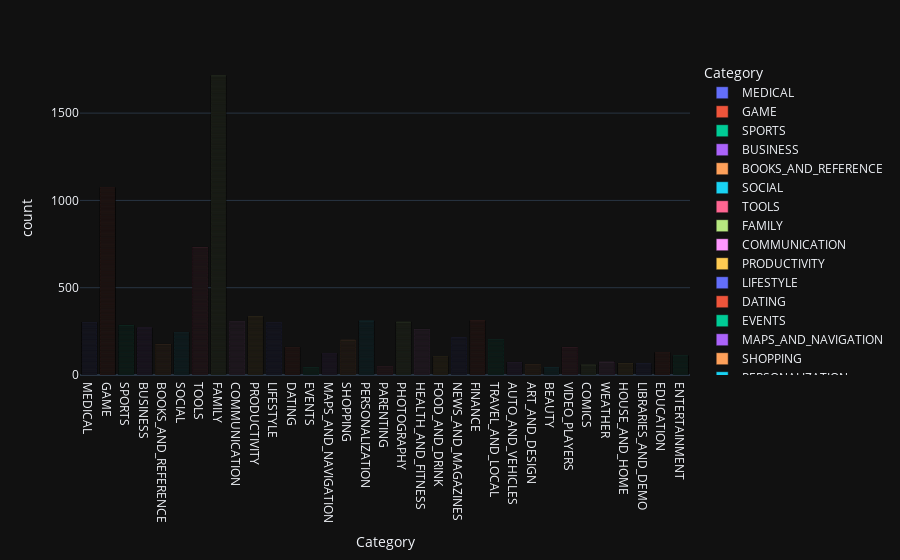

This figure's notebook cell:
### Markdown cell above
# Plotly Bar Charts & Scatter Plots: Analysing App Categories

### Code cell
fig = px.bar(sub_250, x='Category', color='Category')
fig.show()

### Figure 1 — Plotly figure (JSON) as saved in the notebook; plotly's stock layout.template omitted (floating-point values rounded to 4 significant figures; data arrays with more than 128 entries replaced by an {"elided": "..."} marker saying what was removed)
{"data": [{"alignmentgroup": "True", "hovertemplate": "Category=%{x}<br>count=%{y}<extra></extra>", "legendgroup": "MEDICAL", "marker": {"color": "#636efa", "pattern": {"shape": ""}}, "name": "MEDICAL", "offsetgroup": "MEDICAL", "orientation": "v", "showlegend": true, "textposition": "auto", "type": "bar", "x": {"elided": "302 str values"}, "xaxis": "x", "y": {"elided": "302 int values"}, "yaxis": "y"}, {"alignmentgroup": "True", "hovertemplate": "Category=%{x}<br>count=%{y}<extra></extra>", "legendgroup": "GAME", "marker": {"color": "#EF553B", "pattern": {"shape": ""}}, "name": "GAME", "offsetgroup": "GAME", "orientation": "v", "showlegend": true, "textposition": "auto", "type": "bar", "x": {"elided": "1074 str values"}, "xaxis": "x", "y": {"elided": "1074 int values"}, "yaxis": "y"}, {"alignmentgroup": "True", "hovertemplate": "Category=%{x}<br>count=%{y}<extra></extra>", "legendgroup": "SPORTS", "marker": {"color": "#00cc96", "pattern": {"shape": ""}}, "name": "SPORTS", "offsetgroup": "SPORTS", "orientation": "v", "showlegend": true, "textposition": "auto", "type": "bar", "x": {"elided": "286 str values"}, "xaxis": "x", "y": {"elided": "286 int values"}, "yaxis": "y"}, {"alignmentgroup": "True", "hovertemplate": "Category=%{x}<br>count=%{y}<extra></extra>", "legendgroup": "BUSINESS", "marker": {"color": "#ab63fa", "pattern": {"shape": ""}}, "name": "BUSINESS", "offsetgroup": "BUSINESS", "orientation": "v", "showlegend": true, "textposition": "auto", "type": "bar", "x": {"elided": "270 str values"}, "xaxis": "x", "y": {"elided": "270 int values"}, "yaxis": "y"}, {"alignmentgroup": "True", "hovertemplate": "Category=%{x}<br>count=%{y}<extra></extra>", "legendgroup": "BOOKS_AND_REFERENCE", "marker": {"color": "#FFA15A", "pattern": {"shape": ""}}, "name": "BOOKS_AND_REFERENCE", "offsetgroup": "BOOKS_AND_REFERENCE", "orientation": "v", "showlegend": true, "textposition": "auto", "type": "bar", "x": {"elided": "177 str values"}, "xaxis": "x", "y": {"elided": "177 int values"}, "yaxis": "y"}, {"alignmentgroup": "True", "hovertemplate": "Category=%{x}<br>count=%{y}<extra></extra>", "legendgroup": "SOCIAL", "marker": {"color": "#19d3f3", "pattern": {"shape": ""}}, "name": "SOCIAL", "offsetgroup": "SOCIAL", "orientation": "v", "showlegend": true, "textposition": "auto", "type": "bar", "x": {"elided": "244 str values"}, "xaxis": "x", "y": {"elided": "244 int values"}, "yaxis": "y"}, {"alignmentgroup": "True", "hovertemplate": "Category=%{x}<br>count=%{y}<extra></extra>", "legendgroup": "TOOLS", "marker": {"color": "#FF6692", "pattern": {"shape": ""}}, "name": "TOOLS", "offsetgroup": "TOOLS", "orientation": "v", "showlegend": true, "textposition": "auto", "type": "bar", "x": {"elided": "733 str values"}, "xaxis": "x", "y": {"elided": "733 int values"}, "yaxis": "y"}, {"alignmentgroup": "True", "hovertemplate": "Category=%{x}<br>count=%{y}<extra></extra>", "legendgroup": "FAMILY", "marker": {"color": "#B6E880", "pattern": {"shape": ""}}, "name": "FAMILY", "offsetgroup": "FAMILY", "orientation": "v", "showlegend": true, "textposition": "auto", "type": "bar", "x": {"elided": "1714 str values"}, "xaxis": "x", "y": {"elided": "1714 int values"}, "yaxis": "y"}, {"alignmentgroup": "True", "hovertemplate": "Category=%{x}<br>count=%{y}<extra></extra>", "legendgroup": "COMMUNICATION", "marker": {"color": "#FF97FF", "pattern": {"shape": ""}}, "name": "COMMUNICATION", "offsetgroup": "COMMUNICATION", "orientation": "v", "showlegend": true, "textposition": "auto", "type": "bar", "x": {"elided": "307 str values"}, "xaxis": "x", "y": {"elided": "307 int values"}, "yaxis": "y"}, {"alignmentgroup": "True", "hovertemplate": "Category=%{x}<br>count=%{y}<extra></extra>", "legendgroup": "PRODUCTIVITY", "marker": {"color": "#FECB52", "pattern": {"shape": ""}}, "name": "PRODUCTIVITY", "offsetgroup": "PRODUCTIVITY", "orientation": "v", "showlegend": true, "textposition": "auto", "type": "bar", "x": {"elided": "334 str values"}, "xaxis": "x", "y": {"elided": "334 int values"}, "yaxis": "y"}, {"alignmentgroup": "True", "hovertemplate": "Category=%{x}<br>count=%{y}<extra></extra>", "legendgroup": "LIFESTYLE", "marker": {"color": "#636efa", "pattern": {"shape": ""}}, "name": "LIFESTYLE", "offsetgroup": "LIFESTYLE", "orientation": "v", "showlegend": true, "textposition": "auto", "type": "bar", "x": {"elided": "301 str values"}, "xaxis": "x", "y": {"elided": "301 int values"}, "yaxis": "y"}, {"alignmentgroup": "True", "hovertemplate": "Category=%{x}<br>count=%{y}<extra></extra>", "legendgroup": "DATING", "marker": {"color": "#EF553B", "pattern": {"shape": ""}}, "name": "DATING", "offsetgroup": "DATING", "orientation": "v", "showlegend": true, "textposition": "auto", "type": "bar", "x": {"elided": "159 str values"}, "xaxis": "x", "y": {"elided": "159 int values"}, "yaxis": "y"}, {"alignmentgroup": "True", "hovertemplate": "Category=%{x}<br>count=%{y}<extra></extra>", "legendgroup": "EVENTS", "marker": {"color": "#00cc96", "pattern": {"shape": ""}}, "name": "EVENTS", "offsetgroup": "EVENTS", "orientation": "v", "showlegend": true, "textposition": "auto", "type": "bar", "x": ["EVENTS", "EVENTS", "EVENTS", "EVENTS", "EVENTS", "EVENTS", "EVENTS", "EVENTS", "EVENTS", "EVENTS", "EVENTS", "EVENTS", "EVENTS", "EVENTS", "EVENTS", "EVENTS", "EVENTS", "EVENTS", "EVENTS", "EVENTS", "EVENTS", "EVENTS", "EVENTS", "EVENTS", "EVENTS", "EVENTS", "EVENTS", "EVENTS", "EVENTS", "EVENTS", "EVENTS", "EVENTS", "EVENTS", "EVENTS", "EVENTS", "EVENTS", "EVENTS", "EVENTS", "EVENTS", "EVENTS", "EVENTS", "EVENTS", "EVENTS", "EVENTS", "EVENTS"], "xaxis": "x", "y": [1, 1, 1, 1, 1, 1, 1, 1, 1, 1, 1, 1, 1, 1, 1, 1, 1, 1, 1, 1, 1, 1, 1, 1, 1, 1, 1, 1, 1, 1, 1, 1, 1, 1, 1, 1, 1, 1, 1, 1, 1, 1, 1, 1, 1], "yaxis": "y"}, {"alignmentgroup": "True", "hovertemplate": "Category=%{x}<br>count=%{y}<extra></extra>", "legendgroup": "MAPS_AND_NAVIGATION", "marker": {"color": "#ab63fa", "pattern": {"shape": ""}}, "name": "MAPS_AND_NAVIGATION", "offsetgroup": "MAPS_AND_NAVIGATION", "orientation": "v", "showlegend": true, "textposition": "auto", "type": "bar", "x": ["MAPS_AND_NAVIGATION", "MAPS_AND_NAVIGATION", "MAPS_AND_NAVIGATION", "MAPS_AND_NAVIGATION", "MAPS_AND_NAVIGATION", "MAPS_AND_NAVIGATION", "MAPS_AND_NAVIGATION", "MAPS_AND_NAVIGATION", "MAPS_AND_NAVIGATION", "MAPS_AND_NAVIGATION", "MAPS_AND_NAVIGATION", "MAPS_AND_NAVIGATION", "MAPS_AND_NAVIGATION", "MAPS_AND_NAVIGATION", "MAPS_AND_NAVIGATION", "MAPS_AND_NAVIGATION", "MAPS_AND_NAVIGATION", "MAPS_AND_NAVIGATION", "MAPS_AND_NAVIGATION", "MAPS_AND_NAVIGATION", "MAPS_AND_NAVIGATION", "MAPS_AND_NAVIGATION", "MAPS_AND_NAVIGATION", "MAPS_AND_NAVIGATION", "MAPS_AND_NAVIGATION", "MAPS_AND_NAVIGATION", "MAPS_AND_NAVIGATION", "MAPS_AND_NAVIGATION", "MAPS_AND_NAVIGATION", "MAPS_AND_NAVIGATION", "MAPS_AND_NAVIGATION", "MAPS_AND_NAVIGATION", "MAPS_AND_NAVIGATION", "MAPS_AND_NAVIGATION", "MAPS_AND_NAVIGATION", "MAPS_AND_NAVIGATION", "MAPS_AND_NAVIGATION", "MAPS_AND_NAVIGATION", "MAPS_AND_NAVIGATION", "MAPS_AND_NAVIGATION", "MAPS_AND_NAVIGATION", "MAPS_AND_NAVIGATION", "MAPS_AND_NAVIGATION", "MAPS_AND_NAVIGATION", "MAPS_AND_NAVIGATION", "MAPS_AND_NAVIGATION", "MAPS_AND_NAVIGATION", "MAPS_AND_NAVIGATION", "MAPS_AND_NAVIGATION", "MAPS_AND_NAVIGATION", "MAPS_AND_NAVIGATION", "MAPS_AND_NAVIGATION", "MAPS_AND_NAVIGATION", "MAPS_AND_NAVIGATION", "MAPS_AND_NAVIGATION", "MAPS_AND_NAVIGATION", "MAPS_AND_NAVIGATION", "MAPS_AND_NAVIGATION", "MAPS_AND_NAVIGATION", "MAPS_AND_NAVIGATION", "MAPS_AND_NAVIGATION", "MAPS_AND_NAVIGATION", "MAPS_AND_NAVIGATION", "MAPS_AND_NAVIGATION", "MAPS_AND_NAVIGATION", "MAPS_AND_NAVIGATION", "MAPS_AND_NAVIGATION", "MAPS_AND_NAVIGATION", "MAPS_AND_NAVIGATION", "MAPS_AND_NAVIGATION", "MAPS_AND_NAVIGATION", "MAPS_AND_NAVIGATION", "MAPS_AND_NAVIGATION", "MAPS_AND_NAVIGATION", "MAPS_AND_NAVIGATION", "MAPS_AND_NAVIGATION", "MAPS_AND_NAVIGATION", "MAPS_AND_NAVIGATION", "MAPS_AND_NAVIGATION", "MAPS_AND_NAVIGATION", "MAPS_AND_NAVIGATION", "MAPS_AND_NAVIGATION", "MAPS_AND_NAVIGATION", "MAPS_AND_NAVIGATION", "MAPS_AND_NAVIGATION", "MAPS_AND_NAVIGATION", "MAPS_AND_NAVIGATION", "MAPS_AND_NAVIGATION", "MAPS_AND_NAVIGATION", "MAPS_AND_NAVIGATION", "MAPS_AND_NAVIGATION", "MAPS_AND_NAVIGATION", "MAPS_AND_NAVIGATION", "MAPS_AND_NAVIGATION", "MAPS_AND_NAVIGATION", "MAPS_AND_NAVIGATION", "MAPS_AND_NAVIGATION", "MAPS_AND_NAVIGATION", "MAPS_AND_NAVIGATION", "MAPS_AND_NAVIGATION", "MAPS_AND_NAVIGATION", "MAPS_AND_NAVIGATION", "MAPS_AND_NAVIGATION", "MAPS_AND_NAVIGATION", "MAPS_AND_NAVIGATION", "MAPS_AND_NAVIGATION", "MAPS_AND_NAVIGATION", "MAPS_AND_NAVIGATION", "MAPS_AND_NAVIGATION", "MAPS_AND_NAVIGATION", "MAPS_AND_NAVIGATION", "MAPS_AND_NAVIGATION", "MAPS_AND_NAVIGATION", "MAPS_AND_NAVIGATION", "MAPS_AND_NAVIGATION", "MAPS_AND_NAVIGATION", "MAPS_AND_NAVIGATION", "MAPS_AND_NAVIGATION", "MAPS_AND_NAVIGATION", "MAPS_AND_NAVIGATION", "MAPS_AND_NAVIGATION", "MAPS_AND_NAVIGATION", "MAPS_AND_NAVIGATION", "MAPS_AND_NAVIGATION"], "xaxis": "x", "y": [1, 1, 1, 1, 1, 1, 1, 1, 1, 1, 1, 1, 1, 1, 1, 1, 1, 1, 1, 1, 1, 1, 1, 1, 1, 1, 1, 1, 1, 1, 1, 1, 1, 1, 1, 1, 1, 1, 1, 1, 1, 1, 1, 1, 1, 1, 1, 1, 1, 1, 1, 1, 1, 1, 1, 1, 1, 1, 1, 1, 1, 1, 1, 1, 1, 1, 1, 1, 1, 1, 1, 1, 1, 1, 1, 1, 1, 1, 1, 1, 1, 1, 1, 1, 1, 1, 1, 1, 1, 1, 1, 1, 1, 1, 1, 1, 1, 1, 1, 1, 1, 1, 1, 1, 1, 1, 1, 1, 1, 1, 1, 1, 1, 1, 1, 1, 1, 1, 1, 1, 1, 1, 1, 1], "yaxis": "y"}, {"alignmentgroup": "True", "hovertemplate": "Category=%{x}<br>count=%{y}<extra></extra>", "legendgroup": "SHOPPING", "marker": {"color": "#FFA15A", "pattern": {"shape": ""}}, "name": "SHOPPING", "offsetgroup": "SHOPPING", "orientation": "v", "showlegend": true, "textposition": "auto", "type": "bar", "x": {"elided": "201 str values"}, "xaxis": "x", "y": {"elided": "201 int values"}, "yaxis": "y"}, {"alignmentgroup": "True", "hovertemplate": "Category=%{x}<br>count=%{y}<extra></extra>", "legendgroup": "PERSONALIZATION", "marker": {"color": "#19d3f3", "pattern": {"shape": ""}}, "name": "PERSONALIZATION", "offsetgroup": "PERSONALIZATION", "orientation": "v", "showlegend": true, "textposition": "auto", "type": "bar", "x": {"elided": "310 str values"}, "xaxis": "x", "y": {"elided": "310 int values"}, "yaxis": "y"}, {"alignmentgroup": "True", "hovertemplate": "Category=%{x}<br>count=%{y}<extra></extra>", "legendgroup": "PARENTING", "marker": {"color": "#FF6692", "pattern": {"shape": ""}}, "name": "PARENTING", "offsetgroup": "PARENTING", "orientation": "v", "showlegend": true, "textposition": "auto", "type": "bar", "x": ["PARENTING", "PARENTING", "PARENTING", "PARENTING", "PARENTING", "PARENTING", "PARENTING", "PARENTING", "PARENTING", "PARENTING", "PARENTING", "PARENTING", "PARENTING", "PARENTING", "PARENTING", "PARENTING", "PARENTING", "PARENTING", "PARENTING", "PARENTING", "PARENTING", "PARENTING", "PARENTING", "PARENTING", "PARENTING", "PARENTING", "PARENTING", "PARENTING", "PARENTING", "PARENTING", "PARENTING", "PARENTING", "PARENTING", "PARENTING", "PARENTING", "PARENTING", "PARENTING", "PARENTING", "PARENTING", "PARENTING", "PARENTING", "PARENTING", "PARENTING", "PARENTING", "PARENTING", "PARENTING", "PARENTING", "PARENTING", "PARENTING", "PARENTING"], "xaxis": "x", "y": [1, 1, 1, 1, 1, 1, 1, 1, 1, 1, 1, 1, 1, 1, 1, 1, 1, 1, 1, 1, 1, 1, 1, 1, 1, 1, 1, 1, 1, 1, 1, 1, 1, 1, 1, 1, 1, 1, 1, 1, 1, 1, 1, 1, 1, 1, 1, 1, 1, 1], "yaxis": "y"}, {"alignmentgroup": "True", "hovertemplate": "Category=%{x}<br>count=%{y}<extra></extra>", "legendgroup": "PHOTOGRAPHY", "marker": {"color": "#B6E880", "pattern": {"shape": ""}}, "name": "PHOTOGRAPHY", "offsetgroup": "PHOTOGRAPHY", "orientation": "v", "showlegend": true, "textposition": "auto", "type": "bar", "x": {"elided": "304 str values"}, "xaxis": "x", "y": {"elided": "304 int values"}, "yaxis": "y"}, {"alignmentgroup": "True", "hovertemplate": "Category=%{x}<br>count=%{y}<extra></extra>", "legendgroup": "HEALTH_AND_FITNESS", "marker": {"color": "#FF97FF", "pattern": {"shape": ""}}, "name": "HEALTH_AND_FITNESS", "offsetgroup": "HEALTH_AND_FITNESS", "orientation": "v", "showlegend": true, "textposition": "auto", "type": "bar", "x": {"elided": "262 str values"}, "xaxis": "x", "y": {"elided": "262 int values"}, "yaxis": "y"}, {"alignmentgroup": "True", "hovertemplate": "Category=%{x}<br>count=%{y}<extra></extra>", "legendgroup": "FOOD_AND_DRINK", "marker": {"color": "#FECB52", "pattern": {"shape": ""}}, "name": "FOOD_AND_DRINK", "offsetgroup": "FOOD_AND_DRINK", "orientation": "v", "showlegend": true, "textposition": "auto", "type": "bar", "x": ["FOOD_AND_DRINK", "FOOD_AND_DRINK", "FOOD_AND_DRINK", "FOOD_AND_DRINK", "FOOD_AND_DRINK", "FOOD_AND_DRINK", "FOOD_AND_DRINK", "FOOD_AND_DRINK", "FOOD_AND_DRINK", "FOOD_AND_DRINK", "FOOD_AND_DRINK", "FOOD_AND_DRINK", "FOOD_AND_DRINK", "FOOD_AND_DRINK", "FOOD_AND_DRINK", "FOOD_AND_DRINK", "FOOD_AND_DRINK", "FOOD_AND_DRINK", "FOOD_AND_DRINK", "FOOD_AND_DRINK", "FOOD_AND_DRINK", "FOOD_AND_DRINK", "FOOD_AND_DRINK", "FOOD_AND_DRINK", "FOOD_AND_DRINK", "FOOD_AND_DRINK", "FOOD_AND_DRINK", "FOOD_AND_DRINK", "FOOD_AND_DRINK", "FOOD_AND_DRINK", "FOOD_AND_DRINK", "FOOD_AND_DRINK", "FOOD_AND_DRINK", "FOOD_AND_DRINK", "FOOD_AND_DRINK", "FOOD_AND_DRINK", "FOOD_AND_DRINK", "FOOD_AND_DRINK", "FOOD_AND_DRINK", "FOOD_AND_DRINK", "FOOD_AND_DRINK", "FOOD_AND_DRINK", "FOOD_AND_DRINK", "FOOD_AND_DRINK", "FOOD_AND_DRINK", "FOOD_AND_DRINK", "FOOD_AND_DRINK", "FOOD_AND_DRINK", "FOOD_AND_DRINK", "FOOD_AND_DRINK", "FOOD_AND_DRINK", "FOOD_AND_DRINK", "FOOD_AND_DRINK", "FOOD_AND_DRINK", "FOOD_AND_DRINK", "FOOD_AND_DRINK", "FOOD_AND_DRINK", "FOOD_AND_DRINK", "FOOD_AND_DRINK", "FOOD_AND_DRINK", "FOOD_AND_DRINK", "FOOD_AND_DRINK", "FOOD_AND_DRINK", "FOOD_AND_DRINK", "FOOD_AND_DRINK", "FOOD_AND_DRINK", "FOOD_AND_DRINK", "FOOD_AND_DRINK", "FOOD_AND_DRINK", "FOOD_AND_DRINK", "FOOD_AND_DRINK", "FOOD_AND_DRINK", "FOOD_AND_DRINK", "FOOD_AND_DRINK", "FOOD_AND_DRINK", "FOOD_AND_DRINK", "FOOD_AND_DRINK", "FOOD_AND_DRINK", "FOOD_AND_DRINK", "FOOD_AND_DRINK", "FOOD_AND_DRINK", "FOOD_AND_DRINK", "FOOD_AND_DRINK", "FOOD_AND_DRINK", "FOOD_AND_DRINK", "FOOD_AND_DRINK", "FOOD_AND_DRINK", "FOOD_AND_DRINK", "FOOD_AND_DRINK", "FOOD_AND_DRINK", "FOOD_AND_DRINK", "FOOD_AND_DRINK", "FOOD_AND_DRINK", "FOOD_AND_DRINK", "FOOD_AND_DRINK", "FOOD_AND_DRINK", "FOOD_AND_DRINK", "FOOD_AND_DRINK", "FOOD_AND_DRINK", "FOOD_AND_DRINK", "FOOD_AND_DRINK", "FOOD_AND_DRINK", "FOOD_AND_DRINK", "FOOD_AND_DRINK", "FOOD_AND_DRINK", "FOOD_AND_DRINK"], "xaxis": "x", "y": [1, 1, 1, 1, 1, 1, 1, 1, 1, 1, 1, 1, 1, 1, 1, 1, 1, 1, 1, 1, 1, 1, 1, 1, 1, 1, 1, 1, 1, 1, 1, 1, 1, 1, 1, 1, 1, 1, 1, 1, 1, 1, 1, 1, 1, 1, 1, 1, 1, 1, 1, 1, 1, 1, 1, 1, 1, 1, 1, 1, 1, 1, 1, 1, 1, 1, 1, 1, 1, 1, 1, 1, 1, 1, 1, 1, 1, 1, 1, 1, 1, 1, 1, 1, 1, 1, 1, 1, 1, 1, 1, 1, 1, 1, 1, 1, 1, 1, 1, 1, 1, 1, 1, 1, 1, 1], "yaxis": "y"}, {"alignmentgroup": "True", "hovertemplate": "Category=%{x}<br>count=%{y}<extra></extra>", "legendgroup": "NEWS_AND_MAGAZINES", "marker": {"color": "#636efa", "pattern": {"shape": ""}}, "name": "NEWS_AND_MAGAZINES", "offsetgroup": "NEWS_AND_MAGAZINES", "orientation": "v", "showlegend": true, "textposition": "auto", "type": "bar", "x": {"elided": "214 str values"}, "xaxis": "x", "y": {"elided": "214 int values"}, "yaxis": "y"}, {"alignmentgroup": "True", "hovertemplate": "Category=%{x}<br>count=%{y}<extra></extra>", "legendgroup": "FINANCE", "marker": {"color": "#EF553B", "pattern": {"shape": ""}}, "name": "FINANCE", "offsetgroup": "FINANCE", "orientation": "v", "showlegend": true, "textposition": "auto", "type": "bar", "x": {"elided": "311 str values"}, "xaxis": "x", "y": {"elided": "311 int values"}, "yaxis": "y"}, {"alignmentgroup": "True", "hovertemplate": "Category=%{x}<br>count=%{y}<extra></extra>", "legendgroup": "TRAVEL_AND_LOCAL", "marker": {"color": "#00cc96", "pattern": {"shape": ""}}, "name": "TRAVEL_AND_LOCAL", "offsetgroup": "TRAVEL_AND_LOCAL", "orientation": "v", "showlegend": true, "textposition": "auto", "type": "bar", "x": {"elided": "205 str values"}, "xaxis": "x", "y": {"elided": "205 int values"}, "yaxis": "y"}, {"alignmentgroup": "True", "hovertemplate": "Category=%{x}<br>count=%{y}<extra></extra>", "legendgroup": "AUTO_AND_VEHICLES", "marker": {"color": "#ab63fa", "pattern": {"shape": ""}}, "name": "AUTO_AND_VEHICLES", "offsetgroup": "AUTO_AND_VEHICLES", "orientation": "v", "showlegend": true, "textposition": "auto", "type": "bar", "x": ["AUTO_AND_VEHICLES", "AUTO_AND_VEHICLES", "AUTO_AND_VEHICLES", "AUTO_AND_VEHICLES", "AUTO_AND_VEHICLES", "AUTO_AND_VEHICLES", "AUTO_AND_VEHICLES", "AUTO_AND_VEHICLES", "AUTO_AND_VEHICLES", "AUTO_AND_VEHICLES", "AUTO_AND_VEHICLES", "AUTO_AND_VEHICLES", "AUTO_AND_VEHICLES", "AUTO_AND_VEHICLES", "AUTO_AND_VEHICLES", "AUTO_AND_VEHICLES", "AUTO_AND_VEHICLES", "AUTO_AND_VEHICLES", "AUTO_AND_VEHICLES", "AUTO_AND_VEHICLES", "AUTO_AND_VEHICLES", "AUTO_AND_VEHICLES", "AUTO_AND_VEHICLES", "AUTO_AND_VEHICLES", "AUTO_AND_VEHICLES", "AUTO_AND_VEHICLES", "AUTO_AND_VEHICLES", "AUTO_AND_VEHICLES", "AUTO_AND_VEHICLES", "AUTO_AND_VEHICLES", "AUTO_AND_VEHICLES", "AUTO_AND_VEHICLES", "AUTO_AND_VEHICLES", "AUTO_AND_VEHICLES", "AUTO_AND_VEHICLES", "AUTO_AND_VEHICLES", "AUTO_AND_VEHICLES", "AUTO_AND_VEHICLES", "AUTO_AND_VEHICLES", "AUTO_AND_VEHICLES", "AUTO_AND_VEHICLES", "AUTO_AND_VEHICLES", "AUTO_AND_VEHICLES", "AUTO_AND_VEHICLES", "AUTO_AND_VEHICLES", "AUTO_AND_VEHICLES", "AUTO_AND_VEHICLES", "AUTO_AND_VEHICLES", "AUTO_AND_VEHICLES", "AUTO_AND_VEHICLES", "AUTO_AND_VEHICLES", "AUTO_AND_VEHICLES", "AUTO_AND_VEHICLES", "AUTO_AND_VEHICLES", "AUTO_AND_VEHICLES", "AUTO_AND_VEHICLES", "AUTO_AND_VEHICLES", "AUTO_AND_VEHICLES", "AUTO_AND_VEHICLES", "AUTO_AND_VEHICLES", "AUTO_AND_VEHICLES", "AUTO_AND_VEHICLES", "AUTO_AND_VEHICLES", "AUTO_AND_VEHICLES", "AUTO_AND_VEHICLES", "AUTO_AND_VEHICLES", "AUTO_AND_VEHICLES", "AUTO_AND_VEHICLES", "AUTO_AND_VEHICLES", "AUTO_AND_VEHICLES", "AUTO_AND_VEHICLES", "AUTO_AND_VEHICLES", "AUTO_AND_VEHICLES"], "xaxis": "x", "y": [1, 1, 1, 1, 1, 1, 1, 1, 1, 1, 1, 1, 1, 1, 1, 1, 1, 1, 1, 1, 1, 1, 1, 1, 1, 1, 1, 1, 1, 1, 1, 1, 1, 1, 1, 1, 1, 1, 1, 1, 1, 1, 1, 1, 1, 1, 1, 1, 1, 1, 1, 1, 1, 1, 1, 1, 1, 1, 1, 1, 1, 1, 1, 1, 1, 1, 1, 1, 1, 1, 1, 1, 1], "yaxis": "y"}, {"alignmentgroup": "True", "hovertemplate": "Category=%{x}<br>count=%{y}<extra></extra>", "legendgroup": "ART_AND_DESIGN", "marker": {"color": "#FFA15A", "pattern": {"shape": ""}}, "name": "ART_AND_DESIGN", "offsetgroup": "ART_AND_DESIGN", "orientation": "v", "showlegend": true, "textposition": "auto", "type": "bar", "x": ["ART_AND_DESIGN", "ART_AND_DESIGN", "ART_AND_DESIGN", "ART_AND_DESIGN", "ART_AND_DESIGN", "ART_AND_DESIGN", "ART_AND_DESIGN", "ART_AND_DESIGN", "ART_AND_DESIGN", "ART_AND_DESIGN", "ART_AND_DESIGN", "ART_AND_DESIGN", "ART_AND_DESIGN", "ART_AND_DESIGN", "ART_AND_DESIGN", "ART_AND_DESIGN", "ART_AND_DESIGN", "ART_AND_DESIGN", "ART_AND_DESIGN", "ART_AND_DESIGN", "ART_AND_DESIGN", "ART_AND_DESIGN", "ART_AND_DESIGN", "ART_AND_DESIGN", "ART_AND_DESIGN", "ART_AND_DESIGN", "ART_AND_DESIGN", "ART_AND_DESIGN", "ART_AND_DESIGN", "ART_AND_DESIGN", "ART_AND_DESIGN", "ART_AND_DESIGN", "ART_AND_DESIGN", "ART_AND_DESIGN", "ART_AND_DESIGN", "ART_AND_DESIGN", "ART_AND_DESIGN", "ART_AND_DESIGN", "ART_AND_DESIGN", "ART_AND_DESIGN", "ART_AND_DESIGN", "ART_AND_DESIGN", "ART_AND_DESIGN", "ART_AND_DESIGN", "ART_AND_DESIGN", "ART_AND_DESIGN", "ART_AND_DESIGN", "ART_AND_DESIGN", "ART_AND_DESIGN", "ART_AND_DESIGN", "ART_AND_DESIGN", "ART_AND_DESIGN", "ART_AND_DESIGN", "ART_AND_DESIGN", "ART_AND_DESIGN", "ART_AND_DESIGN", "ART_AND_DESIGN", "ART_AND_DESIGN", "ART_AND_DESIGN", "ART_AND_DESIGN", "ART_AND_DESIGN", "ART_AND_DESIGN"], "xaxis": "x", "y": [1, 1, 1, 1, 1, 1, 1, 1, 1, 1, 1, 1, 1, 1, 1, 1, 1, 1, 1, 1, 1, 1, 1, 1, 1, 1, 1, 1, 1, 1, 1, 1, 1, 1, 1, 1, 1, 1, 1, 1, 1, 1, 1, 1, 1, 1, 1, 1, 1, 1, 1, 1, 1, 1, 1, 1, 1, 1, 1, 1, 1, 1], "yaxis": "y"}, {"alignmentgroup": "True", "hovertemplate": "Category=%{x}<br>count=%{y}<extra></extra>", "legendgroup": "BEAUTY", "marker": {"color": "#19d3f3", "pattern": {"shape": ""}}, "name": "BEAUTY", "offsetgroup": "BEAUTY", "orientation": "v", "showlegend": true, "textposition": "auto", "type": "bar", "x": ["BEAUTY", "BEAUTY", "BEAUTY", "BEAUTY", "BEAUTY", "BEAUTY", "BEAUTY", "BEAUTY", "BEAUTY", "BEAUTY", "BEAUTY", "BEAUTY", "BEAUTY", "BEAUTY", "BEAUTY", "BEAUTY", "BEAUTY", "BEAUTY", "BEAUTY", "BEAUTY", "BEAUTY", "BEAUTY", "BEAUTY", "BEAUTY", "BEAUTY", "BEAUTY", "BEAUTY", "BEAUTY", "BEAUTY", "BEAUTY", "BEAUTY", "BEAUTY", "BEAUTY", "BEAUTY", "BEAUTY", "BEAUTY", "BEAUTY", "BEAUTY", "BEAUTY", "BEAUTY", "BEAUTY", "BEAUTY"], "xaxis": "x", "y": [1, 1, 1, 1, 1, 1, 1, 1, 1, 1, 1, 1, 1, 1, 1, 1, 1, 1, 1, 1, 1, 1, 1, 1, 1, 1, 1, 1, 1, 1, 1, 1, 1, 1, 1, 1, 1, 1, 1, 1, 1, 1], "yaxis": "y"}, {"alignmentgroup": "True", "hovertemplate": "Category=%{x}<br>count=%{y}<extra></extra>", "legendgroup": "VIDEO_PLAYERS", "marker": {"color": "#FF6692", "pattern": {"shape": ""}}, "name": "VIDEO_PLAYERS", "offsetgroup": "VIDEO_PLAYERS", "orientation": "v", "showlegend": true, "textposition": "auto", "type": "bar", "x": {"elided": "160 str values"}, "xaxis": "x", "y": {"elided": "160 int values"}, "yaxis": "y"}, {"alignmentgroup": "True", "hovertemplate": "Category=%{x}<br>count=%{y}<extra></extra>", "legendgroup": "COMICS", "marker": {"color": "#B6E880", "pattern": {"shape": ""}}, "name": "COMICS", "offsetgroup": "COMICS", "orientation": "v", "showlegend": true, "textposition": "auto", "type": "bar", "x": ["COMICS", "COMICS", "COMICS", "COMICS", "COMICS", "COMICS", "COMICS", "COMICS", "COMICS", "COMICS", "COMICS", "COMICS", "COMICS", "COMICS", "COMICS", "COMICS", "COMICS", "COMICS", "COMICS", "COMICS", "COMICS", "COMICS", "COMICS", "COMICS", "COMICS", "COMICS", "COMICS", "COMICS", "COMICS", "COMICS", "COMICS", "COMICS", "COMICS", "COMICS", "COMICS", "COMICS", "COMICS", "COMICS", "COMICS", "COMICS", "COMICS", "COMICS", "COMICS", "COMICS", "COMICS", "COMICS", "COMICS", "COMICS", "COMICS", "COMICS", "COMICS", "COMICS", "COMICS", "COMICS", "COMICS", "COMICS", "COMICS", "COMICS"], "xaxis": "x", "y": [1, 1, 1, 1, 1, 1, 1, 1, 1, 1, 1, 1, 1, 1, 1, 1, 1, 1, 1, 1, 1, 1, 1, 1, 1, 1, 1, 1, 1, 1, 1, 1, 1, 1, 1, 1, 1, 1, 1, 1, 1, 1, 1, 1, 1, 1, 1, 1, 1, 1, 1, 1, 1, 1, 1, 1, 1, 1], "yaxis": "y"}, {"alignmentgroup": "True", "hovertemplate": "Category=%{x}<br>count=%{y}<extra></extra>", "legendgroup": "WEATHER", "marker": {"color": "#FF97FF", "pattern": {"shape": ""}}, "name": "WEATHER", "offsetgroup": "WEATHER", "orientation": "v", "showlegend": true, "textposition": "auto", "type": "bar", "x": ["WEATHER", "WEATHER", "WEATHER", "WEATHER", "WEATHER", "WEATHER", "WEATHER", "WEATHER", "WEATHER", "WEATHER", "WEATHER", "WEATHER", "WEATHER", "WEATHER", "WEATHER", "WEATHER", "WEATHER", "WEATHER", "WEATHER", "WEATHER", "WEATHER", "WEATHER", "WEATHER", "WEATHER", "WEATHER", "WEATHER", "WEATHER", "WEATHER", "WEATHER", "WEATHER", "WEATHER", "WEATHER", "WEATHER", "WEATHER", "WEATHER", "WEATHER", "WEATHER", "WEATHER", "WEATHER", "WEATHER", "WEATHER", "WEATHER", "WEATHER", "WEATHER", "WEATHER", "WEATHER", "WEATHER", "WEATHER", "WEATHER", "WEATHER", "WEATHER", "WEATHER", "WEATHER", "WEATHER", "WEATHER", "WEATHER", "WEATHER", "WEATHER", "WEATHER", "WEATHER", "WEATHER", "WEATHER", "WEATHER", "WEATHER", "WEATHER", "WEATHER", "WEATHER", "WEATHER", "WEATHER", "WEATHER", "WEATHER", "WEATHER", "WEATHER", "WEATHER", "WEATHER"], "xaxis": "x", "y": [1, 1, 1, 1, 1, 1, 1, 1, 1, 1, 1, 1, 1, 1, 1, 1, 1, 1, 1, 1, 1, 1, 1, 1, 1, 1, 1, 1, 1, 1, 1, 1, 1, 1, 1, 1, 1, 1, 1, 1, 1, 1, 1, 1, 1, 1, 1, 1, 1, 1, 1, 1, 1, 1, 1, 1, 1, 1, 1, 1, 1, 1, 1, 1, 1, 1, 1, 1, 1, 1, 1, 1, 1, 1, 1], "yaxis": "y"}, {"alignmentgroup": "True", "hovertemplate": "Category=%{x}<br>count=%{y}<extra></extra>", "legendgroup": "HOUSE_AND_HOME", "marker": {"color": "#FECB52", "pattern": {"shape": ""}}, "name": "HOUSE_AND_HOME", "offsetgroup": "HOUSE_AND_HOME", "orientation": "v", "showlegend": true, "textposition": "auto", "type": "bar", "x": ["HOUSE_AND_HOME", "HOUSE_AND_HOME", "HOUSE_AND_HOME", "HOUSE_AND_HOME", "HOUSE_AND_HOME", "HOUSE_AND_HOME", "HOUSE_AND_HOME", "HOUSE_AND_HOME", "HOUSE_AND_HOME", "HOUSE_AND_HOME", "HOUSE_AND_HOME", "HOUSE_AND_HOME", "HOUSE_AND_HOME", "HOUSE_AND_HOME", "HOUSE_AND_HOME", "HOUSE_AND_HOME", "HOUSE_AND_HOME", "HOUSE_AND_HOME", "HOUSE_AND_HOME", "HOUSE_AND_HOME", "HOUSE_AND_HOME", "HOUSE_AND_HOME", "HOUSE_AND_HOME", "HOUSE_AND_HOME", "HOUSE_AND_HOME", "HOUSE_AND_HOME", "HOUSE_AND_HOME", "HOUSE_AND_HOME", "HOUSE_AND_HOME", "HOUSE_AND_HOME", "HOUSE_AND_HOME", "HOUSE_AND_HOME", "HOUSE_AND_HOME", "HOUSE_AND_HOME", "HOUSE_AND_HOME", "HOUSE_AND_HOME", "HOUSE_AND_HOME", "HOUSE_AND_HOME", "HOUSE_AND_HOME", "HOUSE_AND_HOME", "HOUSE_AND_HOME", "HOUSE_AND_HOME", "HOUSE_AND_HOME", "HOUSE_AND_HOME", "HOUSE_AND_HOME", "HOUSE_AND_HOME", "HOUSE_AND_HOME", "HOUSE_AND_HOME", "HOUSE_AND_HOME", "HOUSE_AND_HOME", "HOUSE_AND_HOME", "HOUSE_AND_HOME", "HOUSE_AND_HOME", "HOUSE_AND_HOME", "HOUSE_AND_HOME", "HOUSE_AND_HOME", "HOUSE_AND_HOME", "HOUSE_AND_HOME", "HOUSE_AND_HOME", "HOUSE_AND_HOME", "HOUSE_AND_HOME", "HOUSE_AND_HOME", "HOUSE_AND_HOME", "HOUSE_AND_HOME", "HOUSE_AND_HOME", "HOUSE_AND_HOME", "HOUSE_AND_HOME", "HOUSE_AND_HOME"], "xaxis": "x", "y": [1, 1, 1, 1, 1, 1, 1, 1, 1, 1, 1, 1, 1, 1, 1, 1, 1, 1, 1, 1, 1, 1, 1, 1, 1, 1, 1, 1, 1, 1, 1, 1, 1, 1, 1, 1, 1, 1, 1, 1, 1, 1, 1, 1, 1, 1, 1, 1, 1, 1, 1, 1, 1, 1, 1, 1, 1, 1, 1, 1, 1, 1, 1, 1, 1, 1, 1, 1], "yaxis": "y"}, {"alignmentgroup": "True", "hovertemplate": "Category=%{x}<br>count=%{y}<extra></extra>", "legendgroup": "LIBRARIES_AND_DEMO", "marker": {"color": "#636efa", "pattern": {"shape": ""}}, "name": "LIBRARIES_AND_DEMO", "offsetgroup": "LIBRARIES_AND_DEMO", "orientation": "v", "showlegend": true, "textposition": "auto", "type": "bar", "x": ["LIBRARIES_AND_DEMO", "LIBRARIES_AND_DEMO", "LIBRARIES_AND_DEMO", "LIBRARIES_AND_DEMO", "LIBRARIES_AND_DEMO", "LIBRARIES_AND_DEMO", "LIBRARIES_AND_DEMO", "LIBRARIES_AND_DEMO", "LIBRARIES_AND_DEMO", "LIBRARIES_AND_DEMO", "LIBRARIES_AND_DEMO", "LIBRARIES_AND_DEMO", "LIBRARIES_AND_DEMO", "LIBRARIES_AND_DEMO", "LIBRARIES_AND_DEMO", "LIBRARIES_AND_DEMO", "LIBRARIES_AND_DEMO", "LIBRARIES_AND_DEMO", "LIBRARIES_AND_DEMO", "LIBRARIES_AND_DEMO", "LIBRARIES_AND_DEMO", "LIBRARIES_AND_DEMO", "LIBRARIES_AND_DEMO", "LIBRARIES_AND_DEMO", "LIBRARIES_AND_DEMO", "LIBRARIES_AND_DEMO", "LIBRARIES_AND_DEMO", "LIBRARIES_AND_DEMO", "LIBRARIES_AND_DEMO", "LIBRARIES_AND_DEMO", "LIBRARIES_AND_DEMO", "LIBRARIES_AND_DEMO", "LIBRARIES_AND_DEMO", "LIBRARIES_AND_DEMO", "LIBRARIES_AND_DEMO", "LIBRARIES_AND_DEMO", "LIBRARIES_AND_DEMO", "LIBRARIES_AND_DEMO", "LIBRARIES_AND_DEMO", "LIBRARIES_AND_DEMO", "LIBRARIES_AND_DEMO", "LIBRARIES_AND_DEMO", "LIBRARIES_AND_DEMO", "LIBRARIES_AND_DEMO", "LIBRARIES_AND_DEMO", "LIBRARIES_AND_DEMO", "LIBRARIES_AND_DEMO", "LIBRARIES_AND_DEMO", "LIBRARIES_AND_DEMO", "LIBRARIES_AND_DEMO", "LIBRARIES_AND_DEMO", "LIBRARIES_AND_DEMO", "LIBRARIES_AND_DEMO", "LIBRARIES_AND_DEMO", "LIBRARIES_AND_DEMO", "LIBRARIES_AND_DEMO", "LIBRARIES_AND_DEMO", "LIBRARIES_AND_DEMO", "LIBRARIES_AND_DEMO", "LIBRARIES_AND_DEMO", "LIBRARIES_AND_DEMO", "LIBRARIES_AND_DEMO", "LIBRARIES_AND_DEMO", "LIBRARIES_AND_DEMO", "LIBRARIES_AND_DEMO"], "xaxis": "x", "y": [1, 1, 1, 1, 1, 1, 1, 1, 1, 1, 1, 1, 1, 1, 1, 1, 1, 1, 1, 1, 1, 1, 1, 1, 1, 1, 1, 1, 1, 1, 1, 1, 1, 1, 1, 1, 1, 1, 1, 1, 1, 1, 1, 1, 1, 1, 1, 1, 1, 1, 1, 1, 1, 1, 1, 1, 1, 1, 1, 1, 1, 1, 1, 1, 1], "yaxis": "y"}, {"alignmentgroup": "True", "hovertemplate": "Category=%{x}<br>count=%{y}<extra></extra>", "legendgroup": "EDUCATION", "marker": {"color": "#EF553B", "pattern": {"shape": ""}}, "name": "EDUCATION", "offsetgroup": "EDUCATION", "orientation": "v", "showlegend": true, "textposition": "auto", "type": "bar", "x": {"elided": "129 str values"}, "xaxis": "x", "y": {"elided": "129 int values"}, "yaxis": "y"}, {"alignmentgroup": "True", "hovertemplate": "Category=%{x}<br>count=%{y}<extra></extra>", "legendgroup": "ENTERTAINMENT", "marker": {"color": "#00cc96", "pattern": {"shape": ""}}, "name": "ENTERTAINMENT", "offsetgroup": "ENTERTAINMENT", "orientation": "v", "showlegend": true, "textposition": "auto", "type": "bar", "x": ["ENTERTAINMENT", "ENTERTAINMENT", "ENTERTAINMENT", "ENTERTAINMENT", "ENTERTAINMENT", "ENTERTAINMENT", "ENTERTAINMENT", "ENTERTAINMENT", "ENTERTAINMENT", "ENTERTAINMENT", "ENTERTAINMENT", "ENTERTAINMENT", "ENTERTAINMENT", "ENTERTAINMENT", "ENTERTAINMENT", "ENTERTAINMENT", "ENTERTAINMENT", "ENTERTAINMENT", "ENTERTAINMENT", "ENTERTAINMENT", "ENTERTAINMENT", "ENTERTAINMENT", "ENTERTAINMENT", "ENTERTAINMENT", "ENTERTAINMENT", "ENTERTAINMENT", "ENTERTAINMENT", "ENTERTAINMENT", "ENTERTAINMENT", "ENTERTAINMENT", "ENTERTAINMENT", "ENTERTAINMENT", "ENTERTAINMENT", "ENTERTAINMENT", "ENTERTAINMENT", "ENTERTAINMENT", "ENTERTAINMENT", "ENTERTAINMENT", "ENTERTAINMENT", "ENTERTAINMENT", "ENTERTAINMENT", "ENTERTAINMENT", "ENTERTAINMENT", "ENTERTAINMENT", "ENTERTAINMENT", "ENTERTAINMENT", "ENTERTAINMENT", "ENTERTAINMENT", "ENTERTAINMENT", "ENTERTAINMENT", "ENTERTAINMENT", "ENTERTAINMENT", "ENTERTAINMENT", "ENTERTAINMENT", "ENTERTAINMENT", "ENTERTAINMENT", "ENTERTAINMENT", "ENTERTAINMENT", "ENTERTAINMENT", "ENTERTAINMENT", "ENTERTAINMENT", "ENTERTAINMENT", "ENTERTAINMENT", "ENTERTAINMENT", "ENTERTAINMENT", "ENTERTAINMENT", "ENTERTAINMENT", "ENTERTAINMENT", "ENTERTAINMENT", "ENTERTAINMENT", "ENTERTAINMENT", "ENTERTAINMENT", "ENTERTAINMENT", "ENTERTAINMENT", "ENTERTAINMENT", "ENTERTAINMENT", "ENTERTAINMENT", "ENTERTAINMENT", "ENTERTAINMENT", "ENTERTAINMENT", "ENTERTAINMENT", "ENTERTAINMENT", "ENTERTAINMENT", "ENTERTAINMENT", "ENTERTAINMENT", "ENTERTAINMENT", "ENTERTAINMENT", "ENTERTAINMENT", "ENTERTAINMENT", "ENTERTAINMENT", "ENTERTAINMENT", "ENTERTAINMENT", "ENTERTAINMENT", "ENTERTAINMENT", "ENTERTAINMENT", "ENTERTAINMENT", "ENTERTAINMENT", "ENTERTAINMENT", "ENTERTAINMENT", "ENTERTAINMENT", "ENTERTAINMENT", "ENTERTAINMENT", "ENTERTAINMENT", "ENTERTAINMENT", "ENTERTAINMENT", "ENTERTAINMENT", "ENTERTAINMENT", "ENTERTAINMENT", "ENTERTAINMENT", "ENTERTAINMENT", "ENTERTAINMENT"], "xaxis": "x", "y": [1, 1, 1, 1, 1, 1, 1, 1, 1, 1, 1, 1, 1, 1, 1, 1, 1, 1, 1, 1, 1, 1, 1, 1, 1, 1, 1, 1, 1, 1, 1, 1, 1, 1, 1, 1, 1, 1, 1, 1, 1, 1, 1, 1, 1, 1, 1, 1, 1, 1, 1, 1, 1, 1, 1, 1, 1, 1, 1, 1, 1, 1, 1, 1, 1, 1, 1, 1, 1, 1, 1, 1, 1, 1, 1, 1, 1, 1, 1, 1, 1, 1, 1, 1, 1, 1, 1, 1, 1, 1, 1, 1, 1, 1, 1, 1, 1, 1, 1, 1, 1, 1, 1, 1, 1, 1, 1, 1, 1, 1, 1], "yaxis": "y"}], "layout": {"barmode": "relative", "legend": {"title": {"text": "Category"}, "tracegroupgap": 0}, "margin": {"t": 60}, "xaxis": {"anchor": "y", "categoryarray": ["MEDICAL", "GAME", "SPORTS", "BUSINESS", "BOOKS_AND_REFERENCE", "SOCIAL", "TOOLS", "FAMILY", "COMMUNICATION", "PRODUCTIVITY", "LIFESTYLE", "DATING", "EVENTS", "MAPS_AND_NAVIGATION", "SHOPPING", "PERSONALIZATION", "PARENTING", "PHOTOGRAPHY", "HEALTH_AND_FITNESS", "FOOD_AND_DRINK", "NEWS_AND_MAGAZINES", "FINANCE", "TRAVEL_AND_LOCAL", "AUTO_AND_VEHICLES", "ART_AND_DESIGN", "BEAUTY", "VIDEO_PLAYERS", "COMICS", "WEATHER", "HOUSE_AND_HOME", "LIBRARIES_AND_DEMO", "EDUCATION", "ENTERTAINMENT"], "categoryorder": "array", "domain": [0, 1], "title": {"text": "Category"}}, "yaxis": {"anchor": "x", "domain": [0, 1], "title": {"text": "count"}}}}
